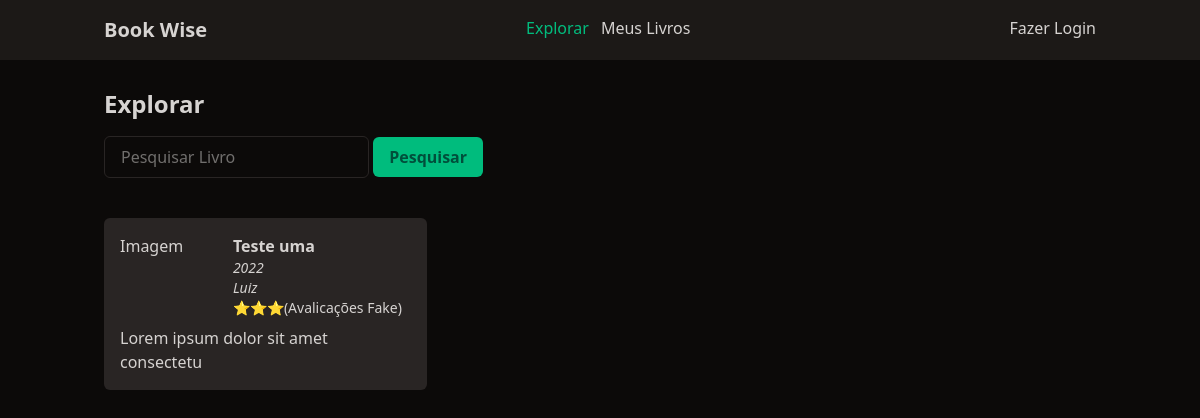
Before: / with the older database file.
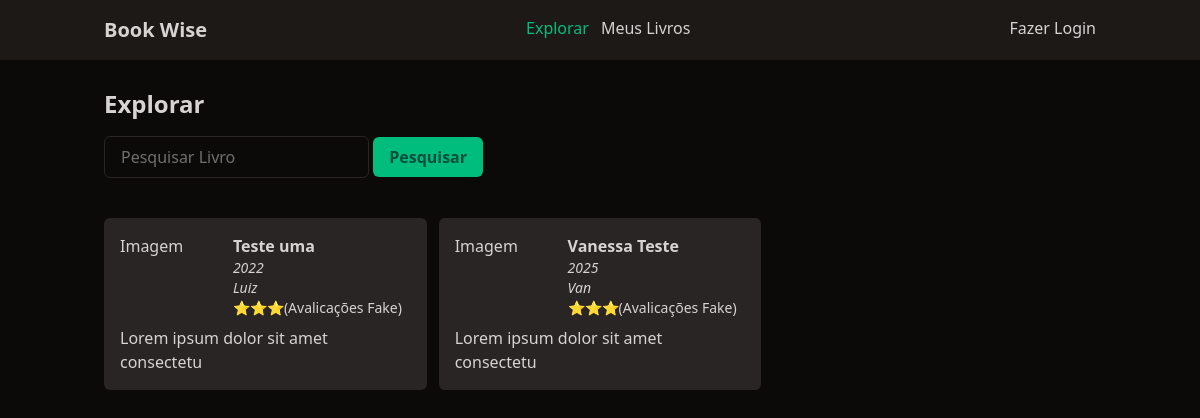
After: the same page with the newer database file.
### tables this page shows
CREATE TABLE "livros" (
	"id" INTEGER NOT NULL,
	"titulo" VARCHAR(255) NOT NULL,
	"descricao" TEXT NOT NULL,
	"ano_de_lancamento" INTEGER NOT NULL,
	"usuario_id" INTEGER NULL,
	"autor" VARCHAR(100) NOT NULL,
	PRIMARY KEY ("id"),
	CONSTRAINT "0" FOREIGN KEY ("usuario_id") REFERENCES "usuarios" ("id") ON UPDATE NO ACTION ON DELETE NO ACTION
);

### functions.php (called while the page is built, shortened)
<?php
function view($view, $data = []) {
    require "views/template/app.php";
}

### controllers/index.controller.php (called while the page is built)
<?php
$pesquisar = $_REQUEST["pesquisar"] ?? "";
$livros = (new DB)->livros($pesquisar);
view("index", compact("livros"));

### routes.php (called while the page is built, shortened)
<?php
$controller = str_replace("/", "", parse_url($_SERVER["REQUEST_URI"])["path"]);
if (! $controller) {
    $controller = "index";
}
require "controllers/{$controller}.controller.php";

### index.php (called while the page is built, shortened)
<?php
require "DB.php";
require "functions.php";
require "routes.php";

### DB.php (called while the page is built, shortened)
<?php
class DB
{
    private $db;
    public function __construct()
    {
        $this->db = new PDO('sqlite:database.sqlite');
    }
    public function livros($pesquisar = null)
    {
        $prepare = $this->db->prepare("SELECT * FROM livros WHERE usuario_id = 1 AND titulo LIKE :pesquisar");
        $prepare->bindValue("pesquisar", "%$pesquisar%");
        $prepare->execute();
        $prepare->setFetchMode(PDO::FETCH_CLASS, Livro::class);
        $livros = $prepare->fetchAll();
        return $livros;
    }
}

### views/index.view.php (the view)
<div>
    <h1 class="text-2xl font-bold mb-4">Explorar</h1>
    <form>
        <input class="border border-stone-800 py-2 px-4 rounded-md focus:outline-none" type="text" name="pesquisar" id="pesquisar" placeholder="Pesquisar Livro">
        <button class="bg-emerald-500 py-2 px-4 rounded-md text-emerald-900 font-semibold cursor:pointer" type="submit">Pesquisar</button>
    </form>
</div>
<section class="mt-10">
    <div class="grid md:grid-cols-3 gap-3">
        <?php foreach ($livros as $livro): ?>
            <a href="/livro?id=<?= $livro->id; ?>">
                <div class="bg-stone-800 p-4 rounded-md">
                    <div class="flex gap-4">
                        <div class=" w-1/3">
                            Imagem
                        </div>
                        <div>
                            <h3 class="font-semibold"><?= $livro->titulo; ?></h3>
                            <p class="text-sm italic"><?= $livro->ano_de_lancamento; ?></p>
                            <p class="text-sm italic"><?= $livro->autor; ?></p>
                            <p class="text-sm">⭐⭐⭐(Avalicações Fake)</p>
                        </div>
                    </div>
                    <p class="mt-2">Lorem ipsum dolor sit amet consectetu</p>
                </div>
            </a>
        <?php endforeach; ?>
    </div>
</section>

### views/template/app.php (shortened to what this page needs)
<!DOCTYPE html>
<html lang="pt-BR">
<head>
    <script src="https://unpkg.com/@tailwindcss/browser@4"></script>
</head>
<body class="bg-stone-950 text-stone-300">
    <header class="bg-stone-900">
        <nav class="mx-auto max-w-5xl flex justify-between p-4">
            <div class="font-bold text-xl">Book Wise</div>
            <ul class="flex gap-3">
                <li>
                    <a class="text-emerald-500" href="/">Explorar</a>
                </li>
                <li>
                    <a class="hover:underline" href="/meus-livros">Meus Livros</a>
                </li>
            </ul>
            <ul>
                <li>
                    <a href="/login">Fazer Login</a>
                </li>
            </ul>
        </nav>
    </header>
    <main class="mx-auto max-w-5xl mt-3 p-4">
        <?php require "views/{$view}.view.php"; ?>
    </main>
</body>
</html>

Changed rows visible on the page:
added livros: titulo "Vanessa Teste", ano_de_lancamento "2025", autor "Van"
